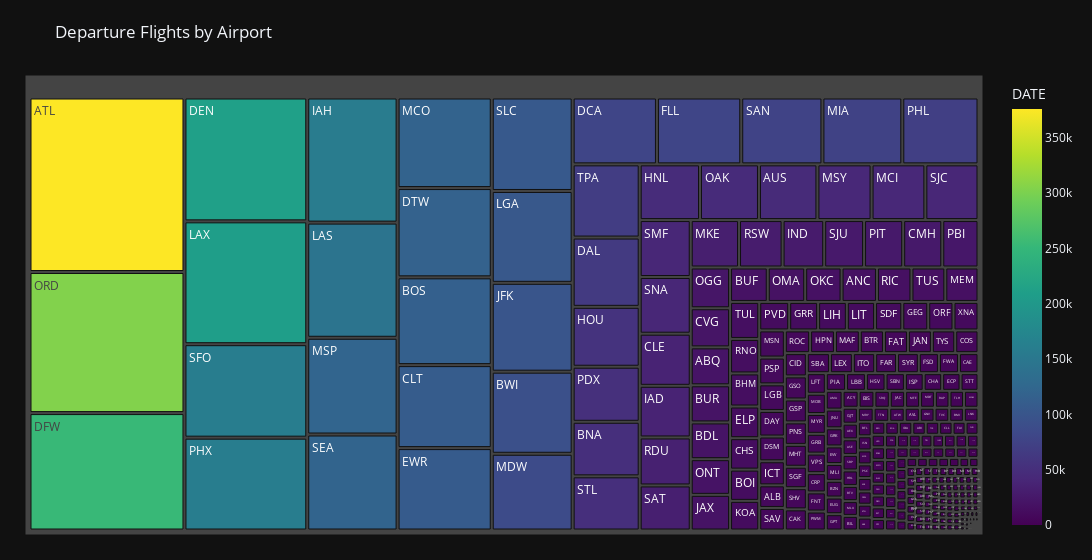

Notebook code for this chart:
### Code cell
# Representamos la misma información en una visualización para verlo más claro
fig = px.treemap(airports, path=["ORIGIN_AIRPORT"], values='DATE',
                 color='DATE',
                 color_continuous_scale='Viridis',
                 template="plotly_dark")
fig.update_layout(title="Departure Flights by Airport",
                  margin = dict(t=75, l=25, r=25, b=25),
                  width = 1200)
fig.show()

### Figure 1 — Plotly figure (JSON) as saved in the notebook; plotly's stock layout.template omitted (floating-point values rounded to 4 significant figures; data arrays with more than 128 entries replaced by an {"elided": "..."} marker saying what was removed)
{"data": [{"branchvalues": "total", "customdata": {"elided": "322x1 int values"}, "domain": {"x": [0, 1], "y": [0, 1]}, "hovertemplate": "labels=%{label}<br>DATE_sum=%{value}<br>parent=%{parent}<br>id=%{id}<br>DATE=%{color}<extra></extra>", "ids": {"elided": "322 str values"}, "labels": {"elided": "322 str values"}, "marker": {"coloraxis": "coloraxis", "colors": {"elided": "322 int values"}}, "name": "", "parents": {"elided": "322 str values"}, "type": "treemap", "values": {"elided": "322 int values"}}], "layout": {"coloraxis": {"colorbar": {"title": {"text": "DATE"}}, "colorscale": [[0, "#440154"], [0.1111, "#482878"], [0.2222, "#3e4989"], [0.3333, "#31688e"], [0.4444, "#26828e"], [0.5556, "#1f9e89"], [0.6667, "#35b779"], [0.7778, "#6ece58"], [0.8889, "#b5de2b"], [1, "#fde725"]]}, "legend": {"tracegroupgap": 0}, "margin": {"b": 25, "l": 25, "r": 25, "t": 75}, "title": {"text": "Departure Flights by Airport"}, "width": 1200}}
